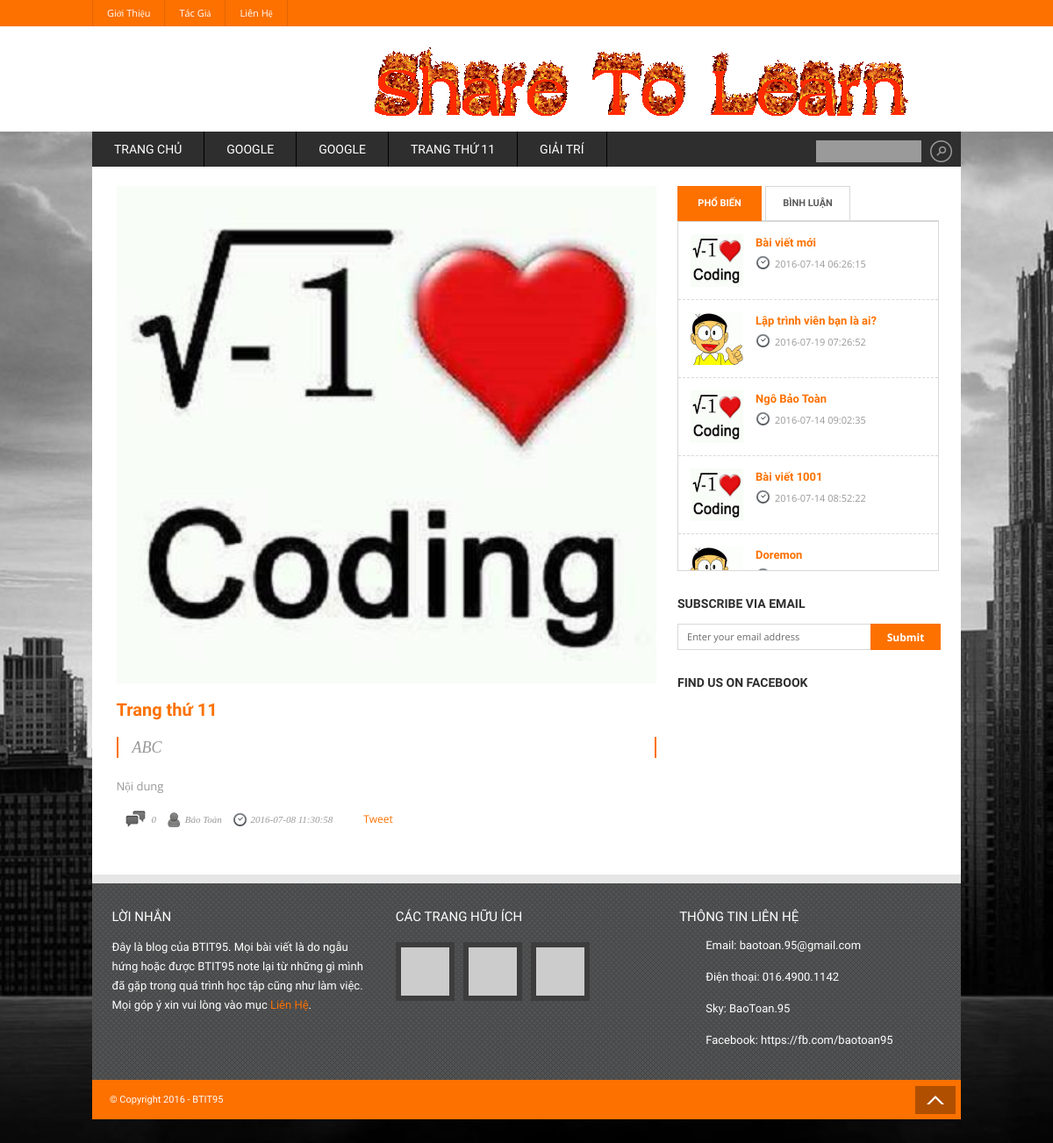
Page /trang-thu-p11.html on the committed database.
### tables this page shows
CREATE TABLE `menu` (
  `mn_id` int(11) NOT NULL AUTO_INCREMENT,
  `mn_name` varchar(200) DEFAULT NULL,
  `mn_slug` varchar(200) DEFAULT NULL,
  `mn_parent` int(11) DEFAULT NULL,
  `mn_meta_value` varchar(255) DEFAULT NULL,
  `mn_order` int(11) DEFAULT NULL,
  PRIMARY KEY (`mn_id`)
);

CREATE TABLE `posts` (
  `p_id` int(11) NOT NULL AUTO_INCREMENT,
  `p_title` varchar(255) NOT NULL,
  `p_content` text NOT NULL,
  `p_author` int(11) NOT NULL,
  `p_view_count` int(11) NOT NULL,
  `p_comment_count` int(11) NOT NULL,
  `p_excerpt` varchar(500) DEFAULT NULL,
  `p_catalogue` varchar(100) DEFAULT NULL,
  `p_status` varchar(50) NOT NULL,
  `p_published` datetime NOT NULL,
  `p_guid` varchar(200) NOT NULL,
  `p_comment_allow` tinyint(50) NOT NULL,
  `p_menu_order` int(11) DEFAULT NULL,
  `p_type` varchar(10) NOT NULL,
  `p_banner` varchar(200) DEFAULT NULL,
  `p_password` varchar(50) DEFAULT NULL,
  `p_parent` int(11) DEFAULT NULL,
  PRIMARY KEY (`p_id`),
  UNIQUE KEY `p_guid` (`p_guid`)
);

CREATE TABLE `users` (
  `u_id` int(11) NOT NULL AUTO_INCREMENT,
  `u_username` varchar(30) NOT NULL,
  `u_password` varchar(32) NOT NULL,
  `u_fullname` varchar(50) NOT NULL,
  `u_avatar` varchar(200) DEFAULT NULL,
  `u_desc` varchar(300) DEFAULT NULL,
  `u_bio` text,
  `u_email` varchar(100) NOT NULL,
  `u_phone` varchar(20) DEFAULT NULL,
  `u_facebook` varchar(300) DEFAULT NULL,
  `u_skype` varchar(300) DEFAULT NULL,
  `u_google` varchar(300) DEFAULT NULL,
  `u_key` varchar(50) NOT NULL,
  `u_role` varchar(20) NOT NULL,
  `u_non_blocked` bit(1) NOT NULL,
  `u_actived` bit(1) NOT NULL,
  PRIMARY KEY (`u_id`),
  UNIQUE KEY `unique_username` (`u_username`),
  KEY `u_username` (`u_username`),
  KEY `u_role` (`u_role`)
);

### application/models/MMenu.php (shortened to what the rows shown need)
<?php
require_once 'Base_Model.php';
class MMenu extends Base_Model {
    public function getMenu() {
        $menuTemps = $this->getAll();
        $menu = array();
        foreach($menuTemps as $menuItem) {
            $menu[] = new EMenuItem($menuItem['mn_id'], $menuItem['mn_name'],
                    $menuItem['mn_slug'], $menuItem['mn_parent'], $menuItem['mn_meta_value']);
        }
        return $menu;
    }
    public function generateMenu($menuItems, $config, $parentId = 0, $html = '') {
        $menuTemps = $menuItems;
        $subMenu = array();
        for ($i = 0; $i < count($menuTemps); $i ++) {
            if ($menuItems[$i]->getParent() == $parentId) {
                unset($menuItems[$i]);
                $subMenu[] = $menuTemps[$i];
            }
        }
        $menuItems = array_values($menuItems);
        if(empty($subMenu)) {
            return "";
        } else {
            usort($subMenu, function($a, $b) {
                return $a > $b;
            });
            $html = ($parentId == 0) ? "" : "<{$config['tag_container_name']} class='dd-list sub-menu'>";
            foreach ($subMenu as $item) {
                $meta = json_decode($item->getMeta(), TRUE);
                $html .= "<li class='dd-item dd3-item' data-id='{$meta['id']}-{$meta['type']}'>"
                            . (($config['tag_name'] != 'a') ? "<div class='dd-handle dd3-handle'>Drag</div>" : "")
                            . "<{$config['tag_name']} class='dd3-content' href='" . $item->getSlug() . "'>" .
                                $item->getName() .
                                        (($config['tag_name'] != 'a') ? " [" . strtoupper($meta['type']) . "]<a class='pull-right del-mnItem' title='Delete'>X</a>" : "")
                            . "</{$config['tag_name']}>" .
                              $this->generateMenu($menuItems, $config, $item->getId(), $html) .
                          "</li>";
            }
            return $html. (($parentId == 0) ? "" : "</{$config['tag_container_name']}>");
        }
    }
}

### application/views/client/single.php (shortened to what the rows shown need)
<section id="content" class="eight column row pull-left singlepost">
    <?php
    $allowed = $this->session->userdata('passPosts') == NULL ? array() : $this->session->userdata('passPosts');
    if(strlen($post->getPassword()) > 0 &&
            (!array_key_exists($post->getId(), $allowed) ||
            $post->getPassword() != $allowed[$post->getId()])) {
    ?>
    <div id="password_required">
        This post is password protected. To view it please enter your password below and press enter key:
        <form action="<?php echo base_url() . 'user/checkLogin?action=passpost'?>" method="post">
            <input type="hidden" name="id" value="<?php echo $post->getId(); ?>"/>
            <br/><input type="password" placeholder="Enter password" style="width: 200px; display: inline;" name="password"/>
        </form>
    </div>
    <?php
    } else {
    ?>
    <a class="featured-img"><img height="200" src="<?php echo base_url() . "assets/upload/images/" . $post->getBanner(); ?>" alt=""></a>
    <h1 class="post-title"><?php echo $post->getTitle(); ?></h1>
    <blockquote><?php echo $post->getExcerpt(); ?></blockquote>
    <p><?php echo $post->getContent(); ?></p>
    <div class="post-meta">
        <span class="comments"><a href="#"><?php echo $post->getComments(); ?></a></span>
        <span class="author"><a href="#"><?php echo $post->getAuthor()->getFull_name(); ?></a></span>
        <span class="date"><a href="#"><?php echo $post->getPublished(); ?></a></span>
    </div>
    <div class="social-media clearfix">
        <ul>
            <li class="twitter">
                <a href="https://twitter.com/share" class="twitter-share-button"
                   data-url="<?php echo base_url() . $post->getGuid() . '-' . $post->getId() . '.html'; ?>" data-text="">Tweet</a>
            </li>
        </ul>
    </div>
    <?php
    }
    ?>
</section>

### application/views/client/template/sidebar.php (shortened to what the rows shown need)
<aside id="sidebar" class="four column pull-right">
    <ul class="no-bullet">
        <li class="widget tabs-widget clearfix">
            <div id="popular-tab" class="tab">
                <ul>
                    <?php
                        foreach($populars as $popular) {
                    ?>
                    <li>
                        <a href="<?php echo base_url() . $popular->getGuid() . '-' . $popular->getId() . '.html'; ?>">
                            <img alt="<?php echo $popular->getTitle(); ?>" src="<?php echo base_url() . "assets/upload/images/" . $popular->getBanner(); ?>">
                        </a>
                        <h3>
                            <a href="<?php echo base_url() . $popular->getGuid() . '-' . $popular->getId() . '.html'; ?>"><?php echo $popular->getTitle(); ?></a>
                        </h3>
                        <div class="post-date"><?php echo $popular->getPublished(); ?></div>
                    </li>
                    <?php
                        }
                    ?>
                </ul>
            </div>
        </li>
    </ul>
</aside>

### rows in the picture
menu: mn_name "TRANG CHỦ"
menu: mn_name "GOOGLE"
menu: mn_name "GOOGLE"
menu: mn_name "TRANG THỨ 11"
menu: mn_name "GIẢI TRÍ"
posts: p_banner (picture), p_title "Trang thứ 11", p_excerpt "ABC", p_content "Nội dung", p_comment_count "0", p_published "2016-07-08 11:30:58"
users: u_fullname "Bảo Toàn"
posts: p_banner (picture), p_title "Bài viết mới", p_published "2016-07-14 06:26:15"
posts: p_banner (picture), p_title "Lập trình viên bạn là ai?", p_published "2016-07-19 07:26:52"
posts: p_banner (picture), p_title "Ngô Bảo Toàn", p_published "2016-07-14 09:02:35"
posts: p_banner (picture), p_title "Bài viết 1001", p_published "2016-07-14 08:52:22"
posts: p_banner (picture), p_title "Doremon"
